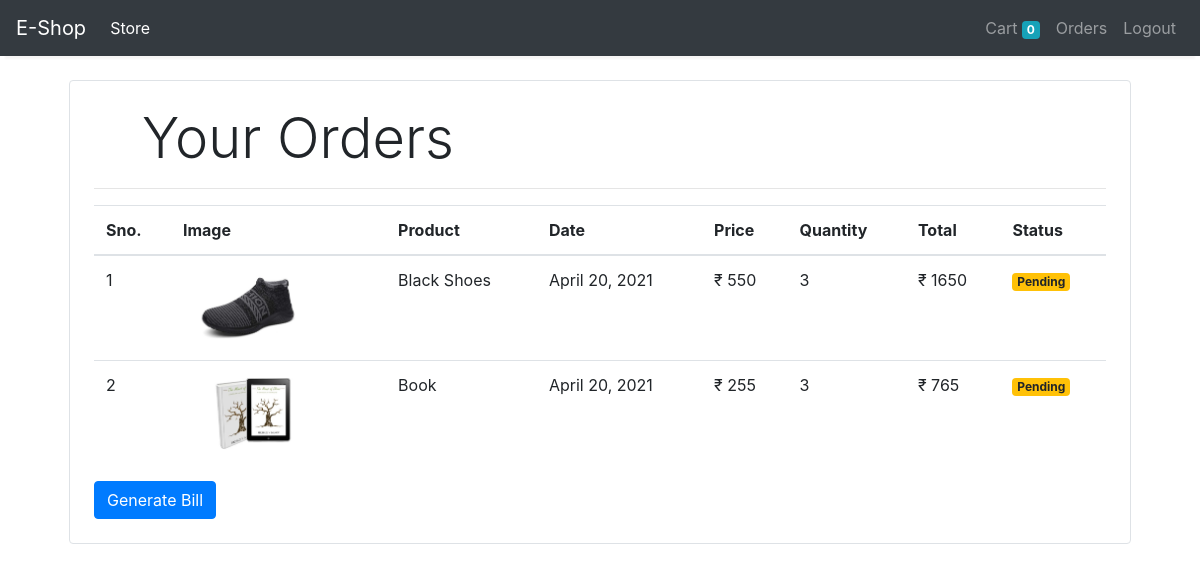
The page /orders (signed in) on the database as committed earlier.
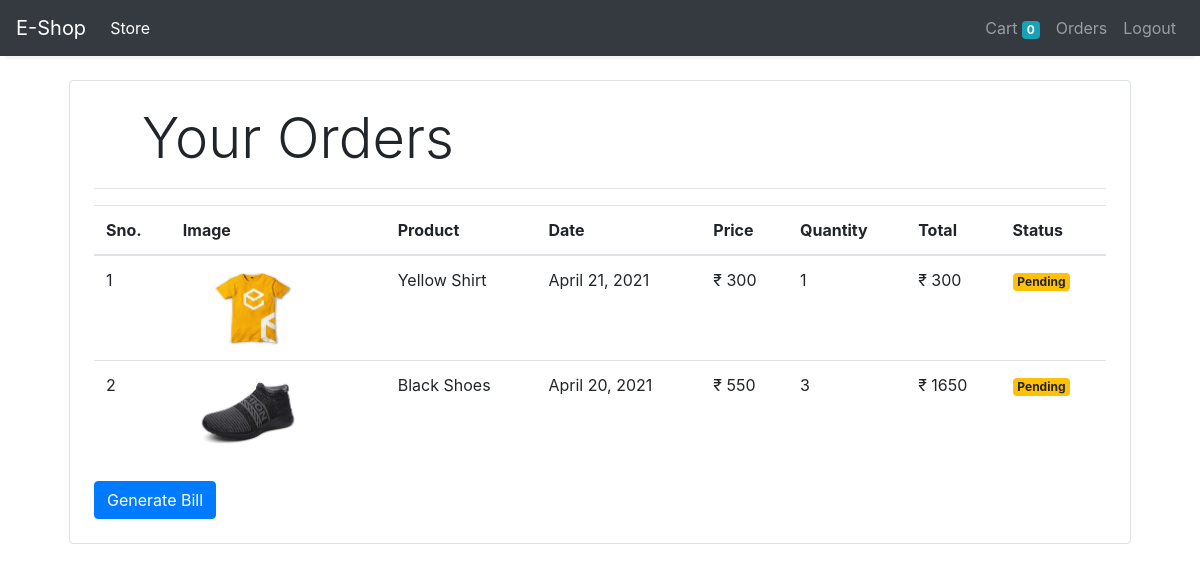
The same page on the database as committed later.
### store/models/orders.py (models this page shows, shortened)
class Order(models.Model):
    product = models.ForeignKey(Product,
                                on_delete=models.CASCADE)
    customer = models.ForeignKey(Customer,
                                 on_delete=models.CASCADE)
    quantity = models.IntegerField(default=1)
    price = models.IntegerField()
    address = models.CharField(max_length=50, default='', blank=True)
    phone = models.CharField(max_length=50, default='', blank=True)
    date = models.DateField(default=datetime.datetime.today)
    status = models.BooleanField(default=False)
    @staticmethod
    def get_orders_by_customer(customer_id):
        return Order.objects.filter(customer=customer_id).order_by('-date')

### store/models/product.py (models this page shows, shortened)
class Product(models.Model):
    name = models.CharField(max_length=50)
    price = models.IntegerField(default=0)
    category = models.ForeignKey(Category, on_delete=models.CASCADE, default=1)
    description = models.CharField(max_length=200, default='' , null=True , blank=True)
    image = models.ImageField(upload_to='uploads/products/')

### store/middlewares/auth.py (the view)
    def middleware(request):
        returnUrl = request.META['PATH_INFO']
        print(request.session.get('customer'))
        if not request.session.get('customer'):
            return redirect(f'login?return_url={returnUrl}')
        response = get_response(request)
        return response

### store/templatetags/custom_filter.py (called while the page is built)
@register.filter(name='currency')
def currency(number):
    return "₹ "+str(number)

@register.filter(name='multiply')
def multiply(number, number1):
    return number * number1

### store/views/orders.py (called while the page is built)
    def get(self , request ):
        customer = request.session.get('customer')
        orders = Order.get_orders_by_customer(customer)
        return render(request , 'orders.html'  , {'orders' : orders})

### store/templates/orders.html
{% extends 'base.html' %}
{% block content %}
{% load cart %}
{% load custom_filter %}
<div class="container">
    <div class="border rounded p-4 m-4">
        <p class="display-4 pl-4 ml-4">Your Orders</p>
        <hr>
        <table class="table">
            <thead>
                <tr>
                    <th>Sno.</th>
                    <th>Image</th>
                    <th>Product</th>
                    <th>Date</th>
                    <th>Price</th>
                    <th>Quantity</th>
                    <th>Total</th>
                    <th>Status</th>
                </tr>
            </thead>
            <tbody>
                {% for order in orders %}
                <tr>
                    <td>{{forloop.counter}}</td>
                    <td><img style="height: 80px;" class="rounded-circle" src="{{order.product.image.url}}" alt=""></td>
                    <td>{{order.product.name}}</td>
                    <td>{{order.date}}</td>
                    <td>{{order.price|currency}}</td>
                    <td>{{order.quantity}}</td>
                    <td>{{order.quantity|multiply:order.price|currency}}</td>
                    {% if order.status %}
                    <td><small class="badge badge-success">Completed</small></td>
                    {%else%}
                    <td><small class="badge badge-warning">Pending</small></td>
                    {% endif %}
                </tr>
                {% endfor %}
            </tbody>
        </table>
        <a href="/pdf" target="_blank"><button class="btn btn-primary">Generate Bill</button></a>
    </div>
</div>
{% endblock %}

Rows that differ between the two databases and show on the page:
changed Order: product.image: a different picture; product.name "Book" → "Yellow Shirt"; date "April 20, 2021" → "April 21, 2021"; price "₹ 255" → "₹ 300"; quantity "3" → "1"; quantity|multiply "₹ 765" → "₹ 300"; moves up the list
